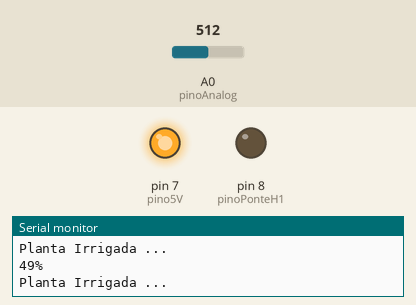
This sketch was run on a simulated Arduino Uno, built with avr-gcc and run on an emulated ATmega328P. On the bench: output pins drawn as LEDs (lit = HIGH), the last lines printed to the serial monitor. The inputs (shaded band) are chosen by the test bench; at power-on: A0 (pinoAnalog) = 512.

Above: at 1.8 s.
1.9 s: A0 (pinoAnalog) set to 542
3.4 s: A0 (pinoAnalog) set to 568
At 4.6 s:
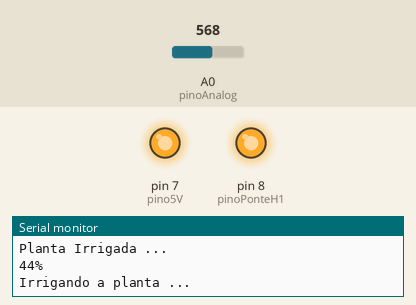
5.5 s: A0 (pinoAnalog) set to 511
At 7.2 s:
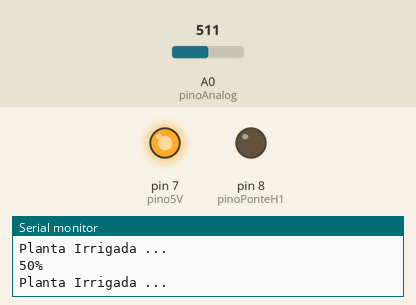
7.5 s: A0 (pinoAnalog) set to 716
At 8.9 s:
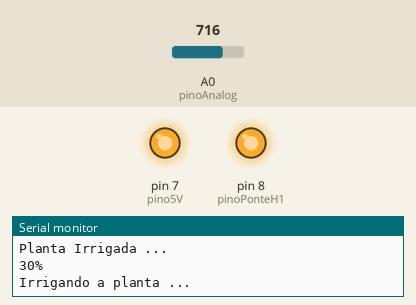
Timing chart, 0 to 10.5 s (numbered marks = the images above; inputs shaded):
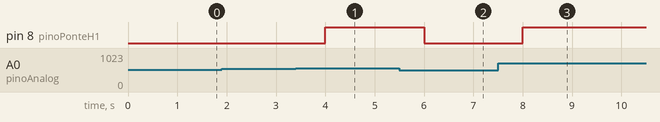

The sketch:

irrigarTinkercad.ino
```cpp
/*
  Projeto de irrigação automatizada - Versão tinkercad
  Aluno: Anderson Coelho Goulart
*/
#define pinoAnalog A0 // Define o pino A0 como "pinoAnalog"
#define pinoPonteH1 8 // Define o pino 8 como "pinoPonteH1", utilizado para ativar o relé
#define pino5V 7 // Define o pino 7 como "pino5V"

int ValAnalogIn; // Introduz o valor analógico ao código

void setup() {
Serial.begin(9600); // Declara o BaudRate em 9600bps
Serial.println("Iniciando o monitoramento: \n"); // Imprime a frase no monitor serial
pinMode(pinoPonteH1, OUTPUT); // Declara o pinoPonteH1 como Saída
pinMode(pino5V, OUTPUT); // Declara o pino5V como Saída
digitalWrite(pino5V, HIGH); // Põem o pino5V em estado Alto = 5V
}

void loop() {
ValAnalogIn = analogRead(pinoAnalog); // Relaciona o valor analógico com o recebido do sensor
int Porcento = map(ValAnalogIn, 1023, 0, 0, 100); // Relaciona o valor analógico à porcentagem

Serial.print(Porcento); // Imprime o valor em Porcento no monitor Serial
Serial.println("%"); // Imprime o símbolo junto ao valor encontrado

if (Porcento <= 45) {
Serial.println("Irrigando a planta ..."); // Imprime a frase no monitor serial
digitalWrite(pinoPonteH1, HIGH); // Altera o estado do pinoPonteH1 para nível Alto
}

else {
Serial.println("Planta Irrigada ..."); // Imprime a frase no monitor serial
digitalWrite(pinoPonteH1, LOW); // Altera o estado do pinoPonteH1 para nível Baixo
}
delay (1000); // Estabelece o tempo de 1s para reinicializar a leitura
}
```

Measured:
- the behaviour switches between 552 and 553 on A0 (pinoAnalog) (found by bisection; images 0 and 1)
- after the input at 3.4 s, pin 8 (pinoPonteH1): LOW → HIGH after 0.60 s
- after the input at 5.5 s, pin 8 (pinoPonteH1): HIGH → LOW after 0.50 s
- after the input at 7.5 s, pin 8 (pinoPonteH1): LOW → HIGH after 0.50 s
